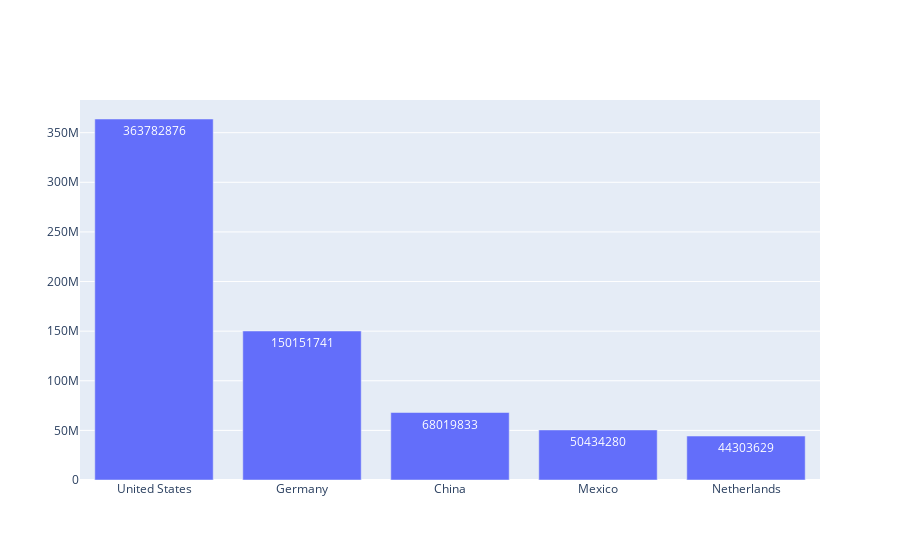

Write notebook code for a chart like this one.
### Code cell
x_import = oat_top5_importers.index[0:5]
y_import = oat_top5_importers['value'][0:5]
# Use textposition='auto' for direct text
fig = go.Figure(data=[go.Bar(
            x=x_import, y=y_import,
            text=y_import,
            textposition='auto',
        )])

fig.show(renderer='plotly_mimetype')

### Figure 1 — Plotly figure (JSON) as saved in the notebook; plotly's stock layout.template omitted (floating-point values rounded to 4 significant figures)
{"data": [{"text": [363782876, 150151741, 68019833, 50434280, 44303629], "textposition": "auto", "type": "bar", "x": ["United States", "Germany", "China", "Mexico", "Netherlands"], "y": [363782876, 150151741, 68019833, 50434280, 44303629]}], "layout": {"autosize": true, "xaxis": {"autorange": true, "range": [-0.5, 4.5], "type": "category"}, "yaxis": {"autorange": true, "range": [0, 382900000.0], "type": "linear"}}}
